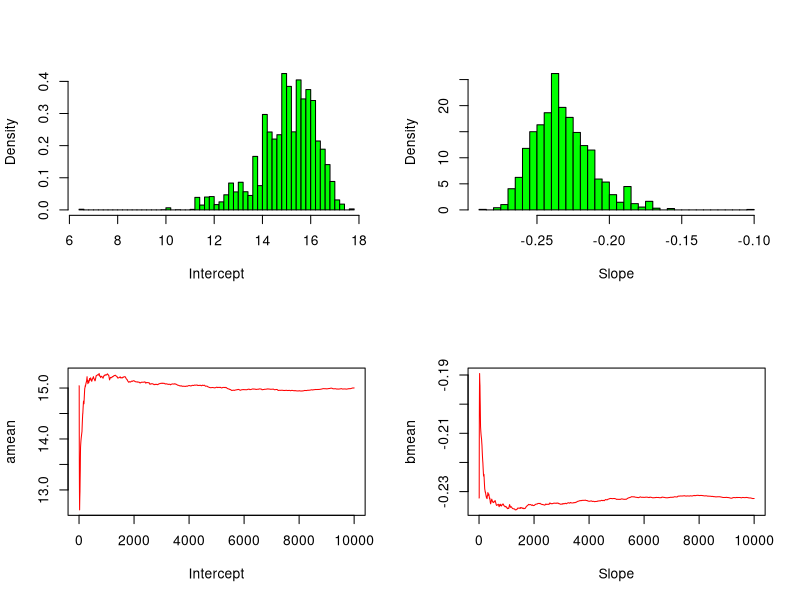

Source code (R):
#This simulates from the challenger posterior distribution#
#We use an exponential prior on w=exp(a) - this guarantees propriety
#This makes the picture for Chapter 1
y<-c(1,1,1,1,0,0,0,0,0,0,0,0,1,1,0,0,0,1,0,0,0,0,0)
x<-c(53,57,58,63,66,67,67,67,68,69,70,70,70,70,72,73,75,75,76,76,78,79,81)
n<-length(y);
nsim<-10000
ahat<-array(0,dim=c(nsim,1));bhat<-array(0,dim=c(nsim,1));
#log likelihood,candidate  densities, centered at MLEs#
loglike <- function(a,b){sum(y*(a+b*x)-log(1+exp(a+b*x)))}
dcand<-function(b)dnorm(b,-0.2322,0.1081,log=TRUE)
ahat[1]<-15.0429;bhat[1]<--0.2322;
Lbeta<-15.0429+.577216
for (j in 2:nsim)  {
acand<-Lbeta+log(rexp(1));bcand<-rnorm(1,-0.2322,0.1081)
test<-min(exp(loglike(acand,bcand)-loglike(ahat[j-1],bhat[j-1])+dcand(bhat[j-1])-dcand(bcand)),1);
rho<-(runif(1)<test);
ahat[j]<-acand*rho+ahat[j-1]*(1-rho);
bhat[j]<-bcand*rho+bhat[j-1]*(1-rho);
}
#par(mfrow=c(2,2),mar=rep(.1,4))
par(mfrow=c(2,2))
hist(ahat,xlab="Intercept",freq=FALSE,col="green",breaks=50,main="")
par(new=F)
hist(bhat,xlab="Slope",freq=FALSE,col="green",breaks=50,main="")
par(new=F)
den<-c(1:nsim)
amean<-cumsum(ahat)/den;plot(amean,type="l",col="red",xlab="Intercept")
par(new=F)
bmean<-cumsum(bhat)/den;plot(bmean,type="l",col="red",xlab="Slope")
